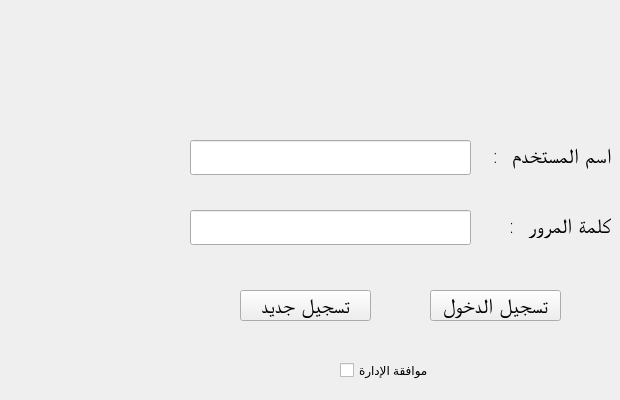
    <widget class="QWidget" name="tab_11">
     <attribute name="title">
      <string>تسجيل الدخول</string>
     </attribute>
     <widget class="QLabel" name="label_51">
      <property name="geometry">
       <rect>
        <x>490</x>
        <y>140</y>
        <width>121</width>
        <height>31</height>
       </rect>
      </property>
      <property name="font">
       <font>
        <family>ae_AlMateen</family>
        <pointsize>16</pointsize>
        <weight>9</weight>
        <italic>false</italic>
        <bold>false</bold>
       </font>
      </property>
      <property name="text">
       <string>اسم المستخدم  :</string>
      </property>
     </widget>
     <widget class="QLabel" name="label_52">
      <property name="geometry">
       <rect>
        <x>490</x>
        <y>210</y>
        <width>121</width>
        <height>31</height>
       </rect>
      </property>
      <property name="font">
       <font>
        <family>ae_AlMateen</family>
        <pointsize>16</pointsize>
        <weight>9</weight>
        <italic>false</italic>
        <bold>false</bold>
       </font>
      </property>
      <property name="text">
       <string>كلمة المرور  :</string>
      </property>
     </widget>
     <widget class="QLineEdit" name="lineEdit_43">
      <property name="geometry">
       <rect>
        <x>190</x>
        <y>140</y>
        <width>281</width>
        <height>35</height>
       </rect>
      </property>
      <property name="font">
       <font>
        <family>ae_AlMateen</family>
        <pointsize>16</pointsize>
        <weight>9</weight>
        <italic>false</italic>
        <bold>false</bold>
       </font>
      </property>
      <property name="text">
       <string/>
      </property>
      <property name="alignment">
       <set>Qt::AlignLeading|Qt::AlignLeft|Qt::AlignVCenter</set>
      </property>
     </widget>
     <widget class="QLineEdit" name="lineEdit_44">
      <property name="geometry">
       <rect>
        <x>190</x>
        <y>210</y>
        <width>281</width>
        <height>35</height>
       </rect>
      </property>
      <property name="font">
       <font>
        <family>ae_AlMateen</family>
        <pointsize>16</pointsize>
        <weight>9</weight>
        <italic>false</italic>
        <bold>false</bold>
       </font>
      </property>
      <property name="text">
       <string/>
      </property>
      <property name="echoMode">
       <enum>QLineEdit::Password</enum>
      </property>
      <property name="alignment">
       <set>Qt::AlignLeading|Qt::AlignLeft|Qt::AlignVCenter</set>
      </property>
     </widget>
     <widget class="QPushButton" name="pushButton_27">
      <property name="geometry">
       <rect>
        <x>430</x>
        <y>290</y>
        <width>131</width>
        <height>31</height>
       </rect>
      </property>
      <property name="font">
       <font>
        <family>ae_AlMateen</family>
        <pointsize>16</pointsize>
        <weight>9</weight>
        <italic>false</italic>
        <bold>false</bold>
       </font>
      </property>
      <property name="text">
       <string>تسجيل الدخول</string>
      </property>
     </widget>
     <widget class="QPushButton" name="pushButton_29">
      <property name="geometry">
       <rect>
        <x>240</x>
        <y>290</y>
        <width>131</width>
        <height>31</height>
       </rect>
      </property>
      <property name="font">
       <font>
        <family>ae_AlMateen</family>
        <pointsize>16</pointsize>
        <weight>9</weight>
        <italic>false</italic>
        <bold>false</bold>
       </font>
      </property>
      <property name="text">
       <string>تسجيل جديد</string>
      </property>
     </widget>
     <widget class="QCheckBox" name="checkBox">
      <property name="geometry">
       <rect>
        <x>340</x>
        <y>350</y>
        <width>121</width>
        <height>41</height>
       </rect>
      </property>
      <property name="text">
       <string>موافقة الإدارة</string>
      </property>
     </widget>
    </widget>
